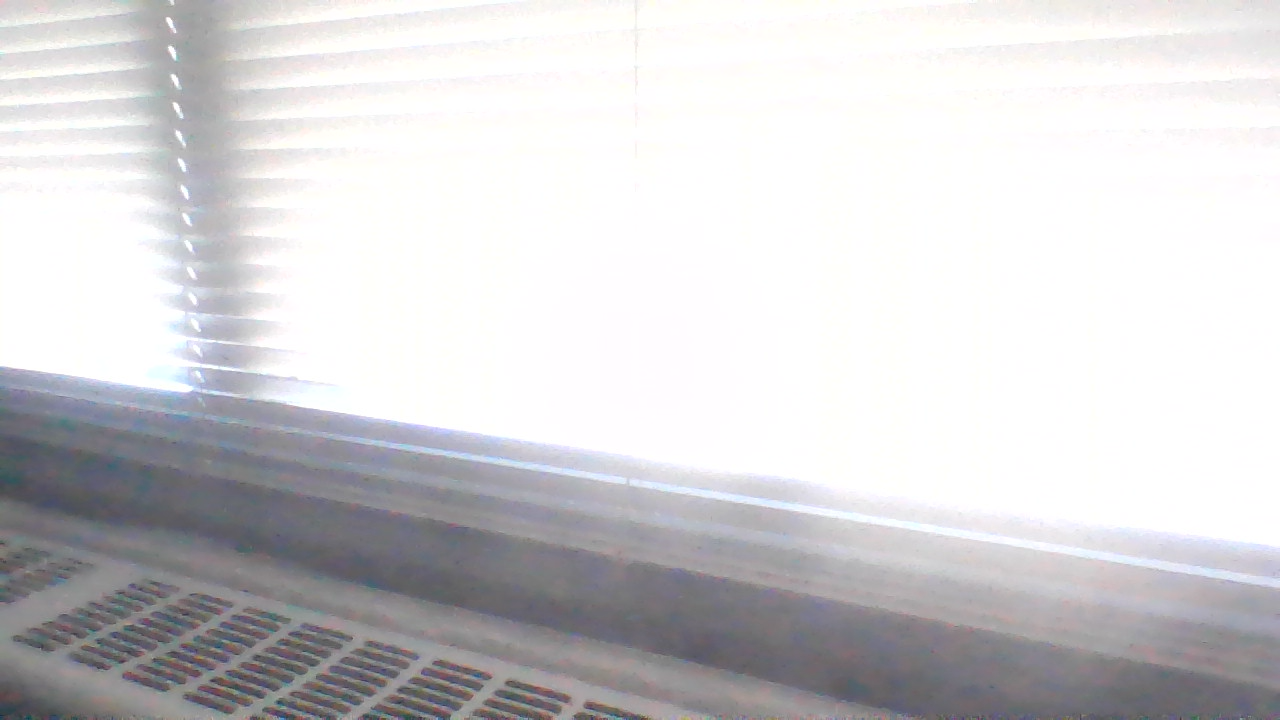
#> input picture notebooks/luis/code/test194.png, 1280 x 720 px, given in place of the camera
$ python balltrack_andshape.py
#> lines starting #> are read from the running program, lines starting #| are printed output that depends on the picture; after the words box and inside, x2 and y2 are one past the last pixel; in counts of white or black regions, pixels touching at a corner belong together
#modify this and lower data rate!!!

#working! find ways to distinguish ball and envelop

#correct! do a color space transform and then shape detect!

#merge shape detect success
from collections import deque

import numpy as np
import argparse
import cv2
import imutils
import time

def detect_shape(c):
    shape = "empty"
    peri = cv2.arcLength(c, True)
    approx = cv2.approxPolyDP(c, 0.04 * peri, True)

    # Triangle
    if len(approx) == 3:
        shape = "triangle"

    # Square or rectangle
    elif len(approx) == 4:
        (x, y, w, h) = cv2.boundingRect(approx)
        ar = w / float(h)

        # A square will have an aspect ratio that is approximately
        # equal to one, otherwise, the shape is a rectangle
        shape = "square" if ar >= 0.95 and ar <= 1.05 else "rectangle"

    # Pentagon
    elif len(approx) == 5:
        shape = "pentagon"

    # Otherwise assume as circle or oval
    else:
        (x, y, w, h) = cv2.boundingRect(approx)

        shape = "circle"

    return shape


cam = cv2.VideoCapture(0,cv2.CAP_V4L2)
#try 1920 1080
#original as 1280 720
cam.set(cv2.CAP_PROP_FRAME_WIDTH, 1920)
cam.set(cv2.CAP_PROP_FRAME_HEIGHT, 1080)

# construct the argument parse and parse the arguments
ap = argparse.ArgumentParser()
ap.add_argument("-v", "--video",
	help="path to the (optional) video file")
	#was 64
ap.add_argument("-b", "--buffer", type=int, default=32,
	help="max buffer size")
args = vars(ap.parse_args())

# define the lower and upper boundaries of the "green"
# ball in the HSV color space, then initialize the
# list of tracked points
#original: (29, 86, 6) and (64, 255, 255)
#use redLower = (160, 100, 100)
# redUpper = (179, 255, 255) for red
#use blueLower = (40, 45, 80)
# blueUpper = (121, 255, 255)
greenLower = (30, 86, 46)
greenUpper = (100, 255, 255)
#red and blue colorspace as well
pts = deque(maxlen=args["buffer"])
# allow the camera or video file to warm up

# keep looping
while True:
	# grab the current frame
	ret, frame = cam.read()
#> frame is the input picture: shape (720, 1280, 3); mean B, G, R 210.8, 208.7, 209.6

	blurred = cv2.GaussianBlur(frame, (11, 11), 0)
	hsv = cv2.cvtColor(blurred, cv2.COLOR_BGR2HSV)
#> hsv: shape (720, 1280, 3); mean H, S, V 76.4, 7.5, 212.2
	# construct a mask for the color "green", then perform
	# a series of dilations and erosions to remove any small
	# blobs left in the mask
	mask = cv2.inRange(hsv, greenLower, greenUpper)
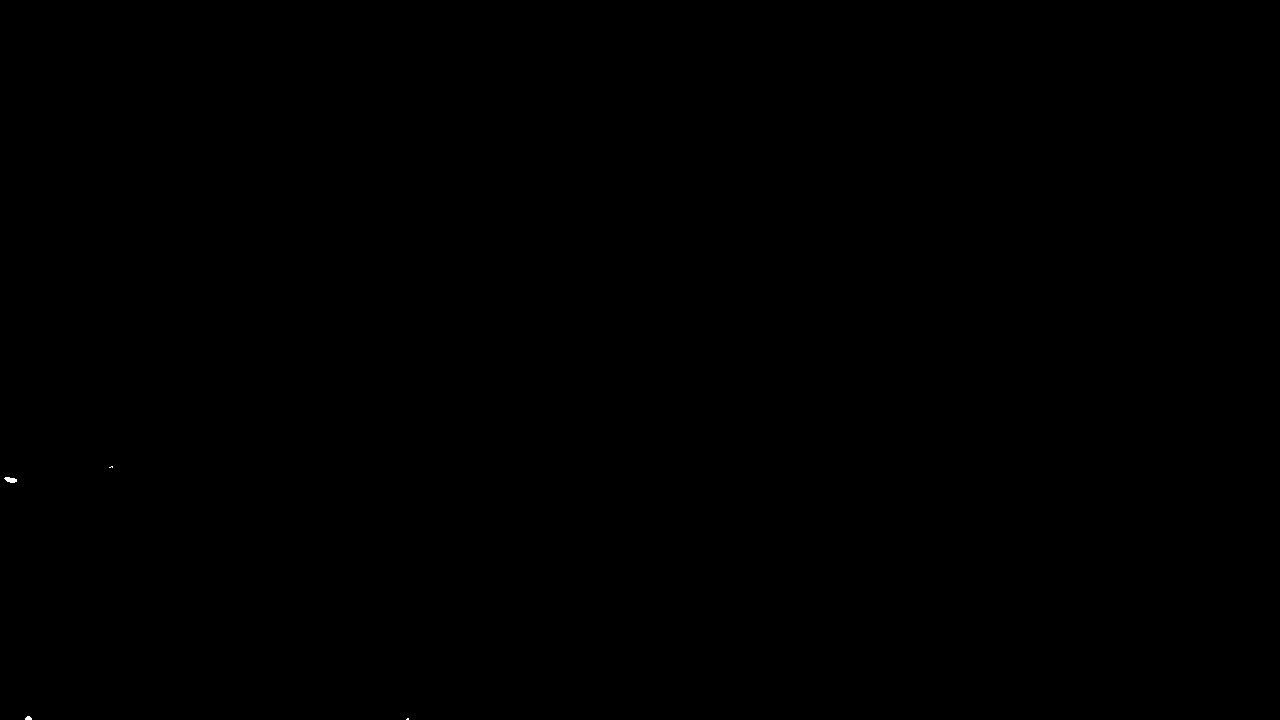
#> mask: shape (720, 1280); 0.01% white; 4 white regions (2 under 20 px), largest, box (x1, y1, x2, y2) and area: (4, 477, 17, 483) 54, (25, 716, 32, 720) 22
	mask = cv2.erode(mask, None, iterations=2)
#> mask: shape (720, 1280); 0% white in thin lines or dots, all inside (x1, y1, x2, y2) = (12, 480, 29, 720)
	mask = cv2.dilate(mask, None, iterations=2)
#> mask: shape (720, 1280); 0% white; 2 white regions (1 under 20 px), largest, box (x1, y1, x2, y2) and area: (10, 478, 15, 483) 25

	# find contours in the mask and initialize the current
	# (x, y) center of the ball
	cnts = cv2.findContours(mask, cv2.RETR_EXTERNAL,
		cv2.CHAIN_APPROX_SIMPLE)
#> cnts = 2 contours, all with area under 20
	cnts = imutils.grab_contours(cnts)
	center = None
	# only proceed if at least one contour was found
	if len(cnts) > 0:
		# find the largest contour in the mask, then use
		# it to compute the minimum enclosing circle and
		# centroid
		for c in cnts:
			shape = detect_shape(c)
			if shape == "circle" :
				((x, y), radius) = cv2.minEnclosingCircle(c)
				M = cv2.moments(c)
				center = (int(M["m10"] / M["m00"]), int(M["m01"] / M["m00"]))
		# only proceed if the radius meets a minimum size
		#original size as 10
				if radius > 3:
			# draw the circle and centroid on the frame,
			# then update the list of tracked points
					cv2.circle(frame, (int(x), int(y)), int(radius),
						(0, 255, 255), 2)
				cv2.circle(frame, center, 5, (0, 0, 255), -1)
#> this loop made 2 passes
#> (shape, peri in detect_shape, approx in detect_shape, w in detect_shape, h in detect_shape, ar in detect_shape) on passes 1 to 2: ('rectangle', 12, [[26, 717], [26, 719], [30, 719], [30, 717]], 5, 3, 1.67), ('square', 16, [[10, 478], [10, 482], [14, 482], [14, 478]], 5, 5, 1)
	# update the points queue
	pts.appendleft(center)

	#delete this for final project
	# loop over the set of tracked points
	for i in range(1, len(pts)):
		# if either of the tracked points are None, ignore
		# them
		if pts[i - 1] is None or pts[i] is None:
			continue
		# otherwise, compute the thickness of the line and
		# draw the connecting lines
		thickness = int(np.sqrt(args["buffer"] / float(i + 1)) * 2.5)
		cv2.line(frame, pts[i - 1], pts[i], (0, 0, 255), thickness)
	# show the frame to our screen
	cv2.imshow("Frame", frame)
	key = cv2.waitKey(1) & 0xFF
#> (key q is pressed here)
	# if the 'q' key is pressed, stop the loop
	if key == ord("q"):
		break

cam.release()

# close all windows
cv2.destroyAllWindows()

$ run again, on notebooks/luis/code/test310.png
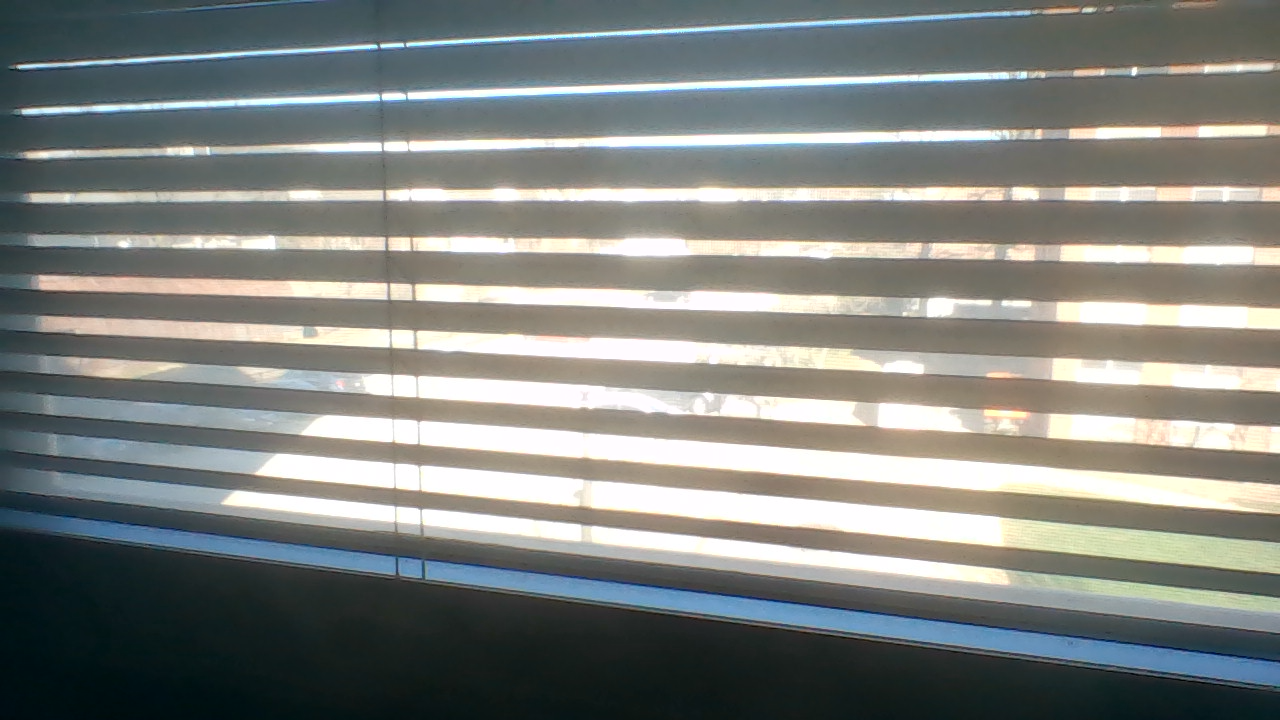
#> input picture notebooks/luis/code/test310.png, 1280 x 720 px, given in place of the camera
#> frame is the input picture: shape (720, 1280, 3); mean B, G, R 127.3, 131.1, 127.8
#> hsv: shape (720, 1280, 3); mean H, S, V 58.7, 48, 137.3
#> `mask = cv2.inRange(hsv, greenLower, greenUpper)`:
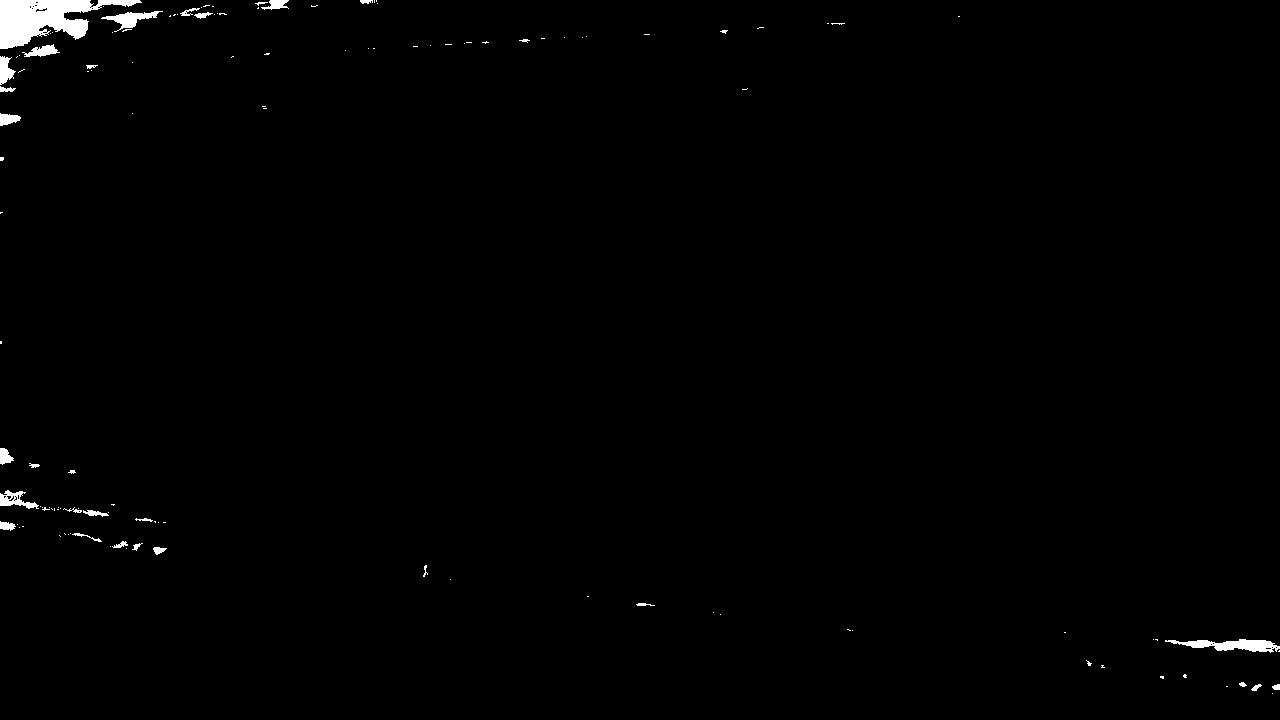
#> mask: shape (720, 1280); 0.81% white; 124 white regions (93 under 20 px), largest, box (x1, y1, x2, y2) and area: (0, 0, 142, 49) 3424, (1165, 639, 1280, 653) 828, (101, 11, 163, 32) 460
#> `mask = cv2.dilate(mask, None, iterations=2)`:
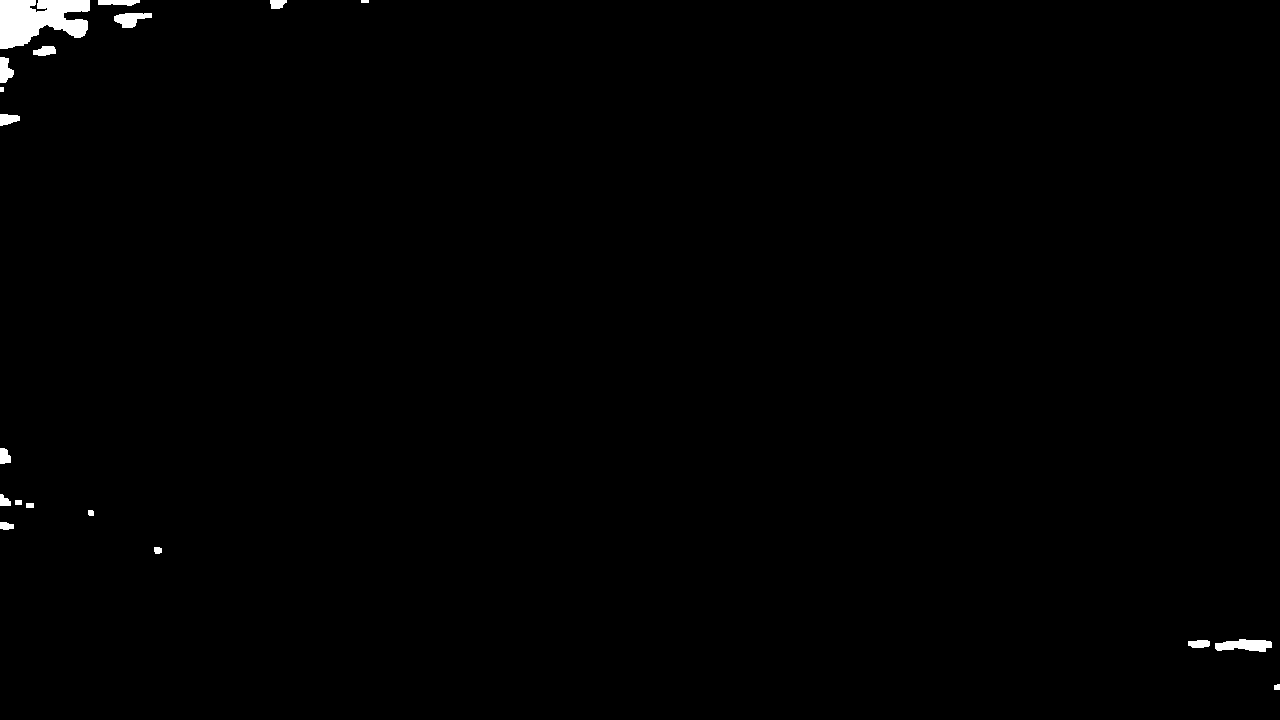
#> mask: shape (720, 1280); 0.61% white; 19 white regions
#> cnts = 19 contours, 2 with area under 20; largest, box (x1, y1, x2, y2) and area: (0, 0, 90, 49) 2888, (1215, 639, 1272, 652) 464, (114, 13, 152, 28) 312, (0, 57, 14, 83) 221, (98, 0, 140, 6) 158
#> the loop `for c in cnts:` made 19 passes
#> (shape, peri in detect_shape, w in detect_shape, h in detect_shape, radius, center) on passes 6, 13: ('circle', 18.83, 6, 6, 3.54, (90, 512)), ('circle', 72.14, 14, 26, 12.75, (4, 69))
